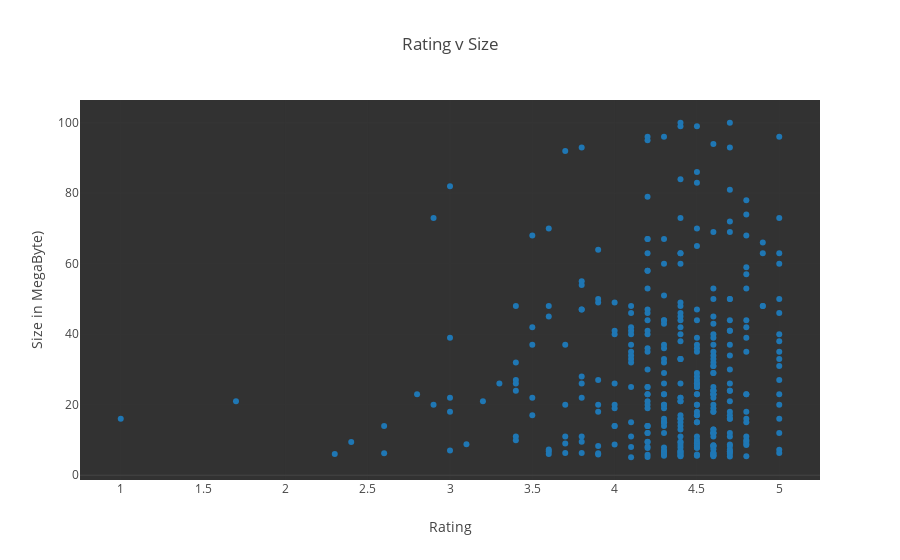

Write notebook code for a chart like this one.
### Code cell
temp = df[df.Type == 'Paid']
temp = temp[temp.Size > 5]

data = [{ 
    'x' : temp['Rating'],
    'type':'scatter',
    'y' : temp['Size'],
    'mode' : 'markers',
    'text' : df['Size'],
    } for t in set(temp.Type)]


layout = {'title':"Rating v Size", 
          'xaxis': {'title' : 'Rating'},
          'yaxis' : {'title' : 'Size in MegaByte)'},
         'plot_bgcolor': 'rgb(50,50,50)'}

plotly.offline.iplot({'data': data, 'layout': layout})

### Figure 1 — Plotly figure (JSON) as saved in the notebook; plotly's stock layout.template omitted (floating-point values rounded to 4 significant figures; data arrays with more than 128 entries replaced by an {"elided": "..."} marker saying what was removed)
{"data": [{"mode": "markers", "text": {"elided": "9659 float values"}, "type": "scatter", "uid": "fa1c56f1-4ad6-475d-86c8-74582ed7d4fa", "x": {"elided": "434 float values"}, "y": {"elided": "434 float values"}}], "layout": {"plot_bgcolor": "rgb(50,50,50)", "title": {"text": "Rating v Size"}, "xaxis": {"title": {"text": "Rating"}}, "yaxis": {"title": {"text": "Size in MegaByte)"}}}}
